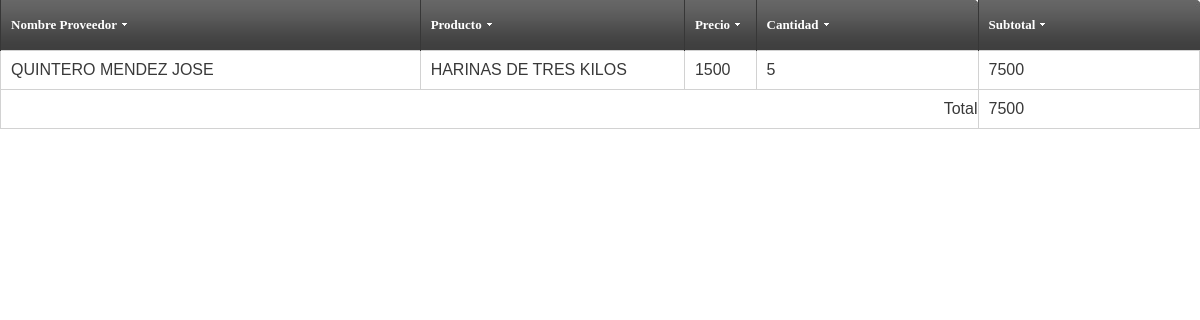
Screenshot of /administrador/detalle_compra.php?ncontrol=2 with the database file from the repository.
### tables this page shows
CREATE TABLE IF NOT EXISTS `compradetalle` (
  `id` int(11) NOT NULL AUTO_INCREMENT,
  `id_compra` int(11) NOT NULL,
  `id_producto` int(11) NOT NULL,
  `precio` double NOT NULL,
  `cant` int(11) NOT NULL,
  PRIMARY KEY (`id`),
  KEY `id` (`id`)
);

CREATE TABLE IF NOT EXISTS `proveedores` (
  `rif` varchar(15) NOT NULL,
  `razon_social` text NOT NULL,
  `telefono` varchar(15) NOT NULL,
  `contacto` text NOT NULL,
  `nom_proveedor` varchar(100) NOT NULL,
  UNIQUE KEY `rif` (`rif`)
);

CREATE TABLE IF NOT EXISTS `productos` (
  `id` int(11) NOT NULL AUTO_INCREMENT,
  `proveedor` varchar(100) NOT NULL,
  `disponibilidad` varchar(10) NOT NULL,
  `cantidad` double NOT NULL,
  `descripcion` text NOT NULL,
  `id_proveedor` varchar(25) NOT NULL,
  `precio` double NOT NULL,
  PRIMARY KEY (`id`)
);

### administrador/detalle_compra.php (the view, shortened to what this page needs)
<?php
  $id=$_GET['ncontrol'];
?><link rel="stylesheet" href="css/screen.css" type="text/css" media="screen" title="default" />
			<table id="product-table" border="0" cellpadding="0" cellspacing="0" width="100%">
				<tbody><tr>
					<th class="table-header-repeat line-left minwidth-1"><a href="">Nombre Proveedor</a></th>
                    <th class="table-header-repeat line-left minwidth-1"><a href="">Producto</a></th>
					<th class="table-header-repeat line-left"><a href="">Precio</a></th>
					<th class="table-header-options line-left"><a href="">Cantidad</a></th>
                    <th class="table-header-options line-left"><a href="">Subtotal</a></th>
				</tr>
  <?php
 $idcompra=mysql_query("SELECT * FROM compradetalle where id_compra='$id'");
 while( $compra=mysql_fetch_array($idcompra))
{
 $idproducto=mysql_query("SELECT * FROM productos where id=".$compra['id_producto']."");
  $producto=mysql_fetch_array($idproducto);
  $idproveedor=mysql_query("SELECT * FROM proveedores where rif=".$producto['id_proveedor']."");
   $proveedor=mysql_fetch_array($idproveedor);
  ?>
				<tr>
					<td style="width:35%"> <?php echo $proveedor['razon_social']; ?></td>
					<td><?php echo strtoupper($producto['descripcion']); ?></td>
                    <td><?php echo $compra['precio']?></td>
					<td><?php echo $compra['cant']; ?></td>
					 <td><?php echo $subtotal=$compra['cant']*$compra['precio']; $total=$total+$subtotal; ?></td>
				</tr>
	   <?php
}
?>			<tr><td colspan="4" style="text-align:right">Total</td><td ><?php print $total;?></td></tr>
				</tbody></table>

### administrador/css/screen.css (style rules this page uses)
* { margin: 0; padding: 0; }
#product-table { margin-bottom: 20px; }
#product-table th { height: 50px; text-align: left; }
#product-table .minwidth-1 { min-width: 110px; }
#product-table td { border: 1px solid #d2d2d2; padding: 10px 0 10px 10px; }
.table-header-options { background: url(../images/table/table_header_options.jpg) no-repeat; border: none; min-width: 221px; padding: 0px 0 0 0; width: 221px; }
.table-header-repeat { background: url(../images/table/table_header_repeat.jpg) repeat-x; border: none; font-size: 0px; line-height: 0; padding: 0px 0 0 0; }
.table-header-options a, .table-header-repeat a { background: url(../images/table/table_sort_arrow.gif) right no-repeat; color: #fff; font-family: Tahoma; font-size: 13px; font-weight: bold; line-height: 14px; margin: 0 0 0 10px; padding: 0 10px 0 0; }
th.line-left { border-left: 1px solid #373737; }
table { border-collapse: collapse; }
a { outline: none; text-decoration: none; }

### rows the page displays
compradetalle: proveedores.razon_social "QUINTERO MENDEZ JOSE", id_producto.descripcion "HARINAS DE TRES KILOS", precio "1500", cant "5", $subtotal=$compra['cant']*$compra['precio'] "7500"

### other values shown
$total "7500"
